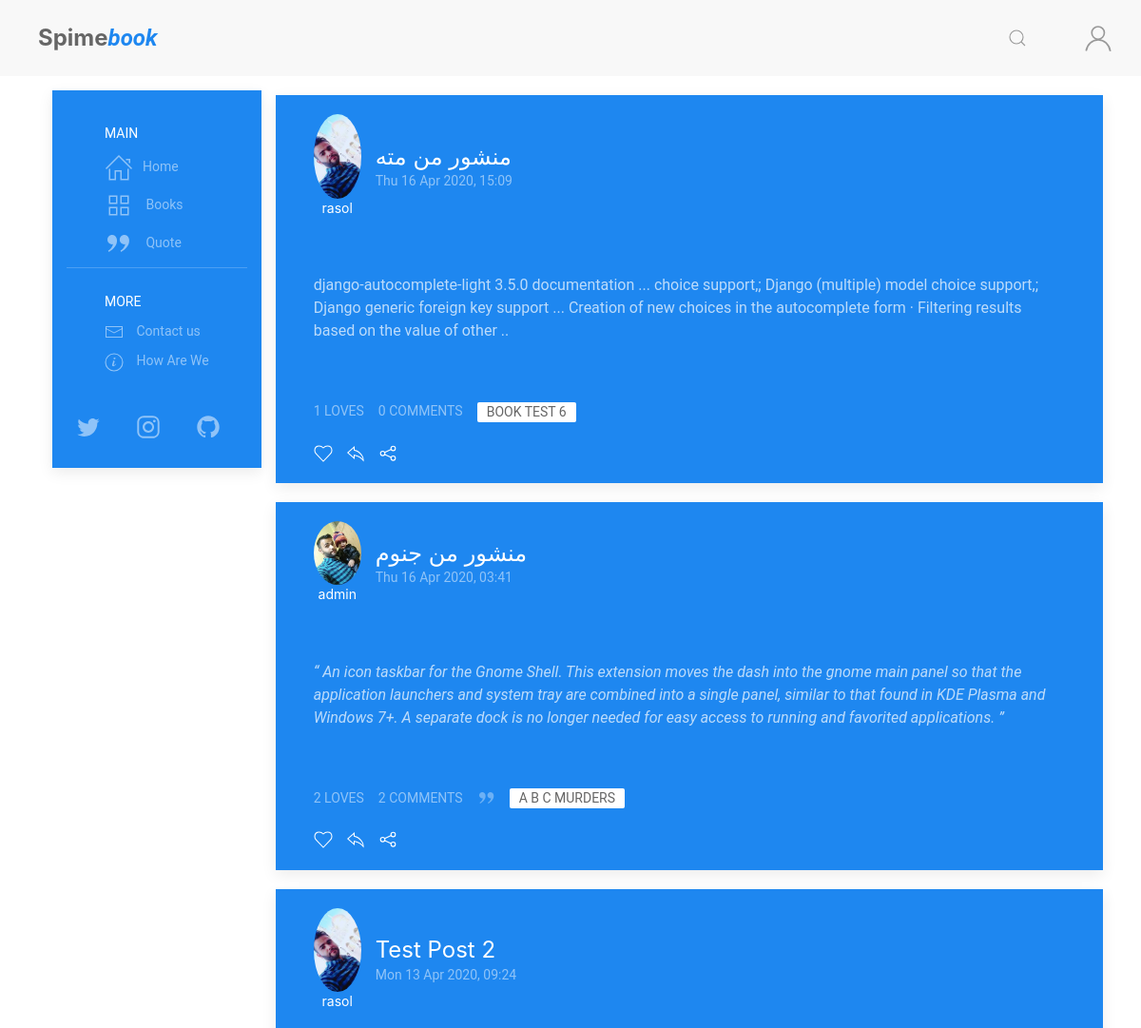
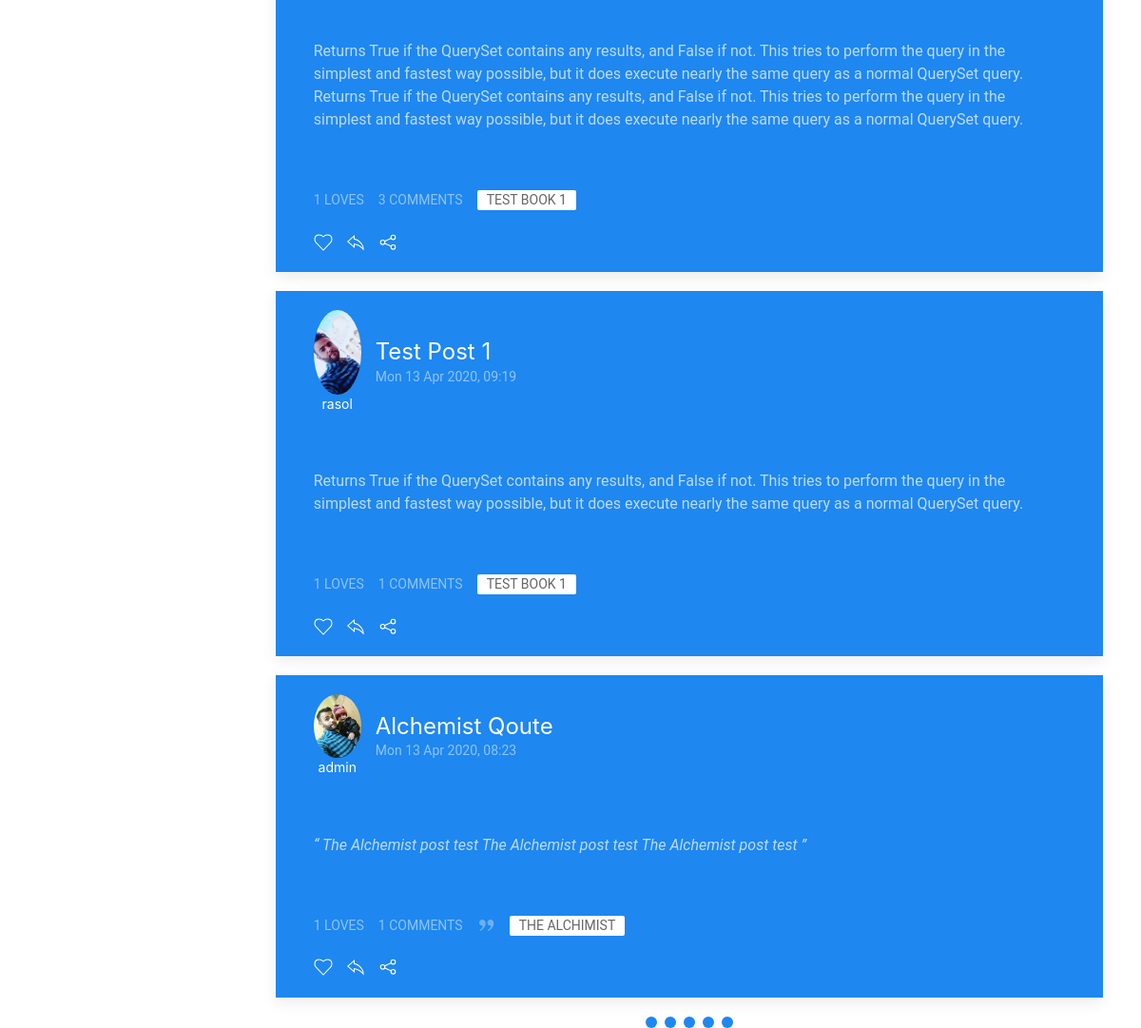
Before: / with the older database file (2 pictures, top to bottom).
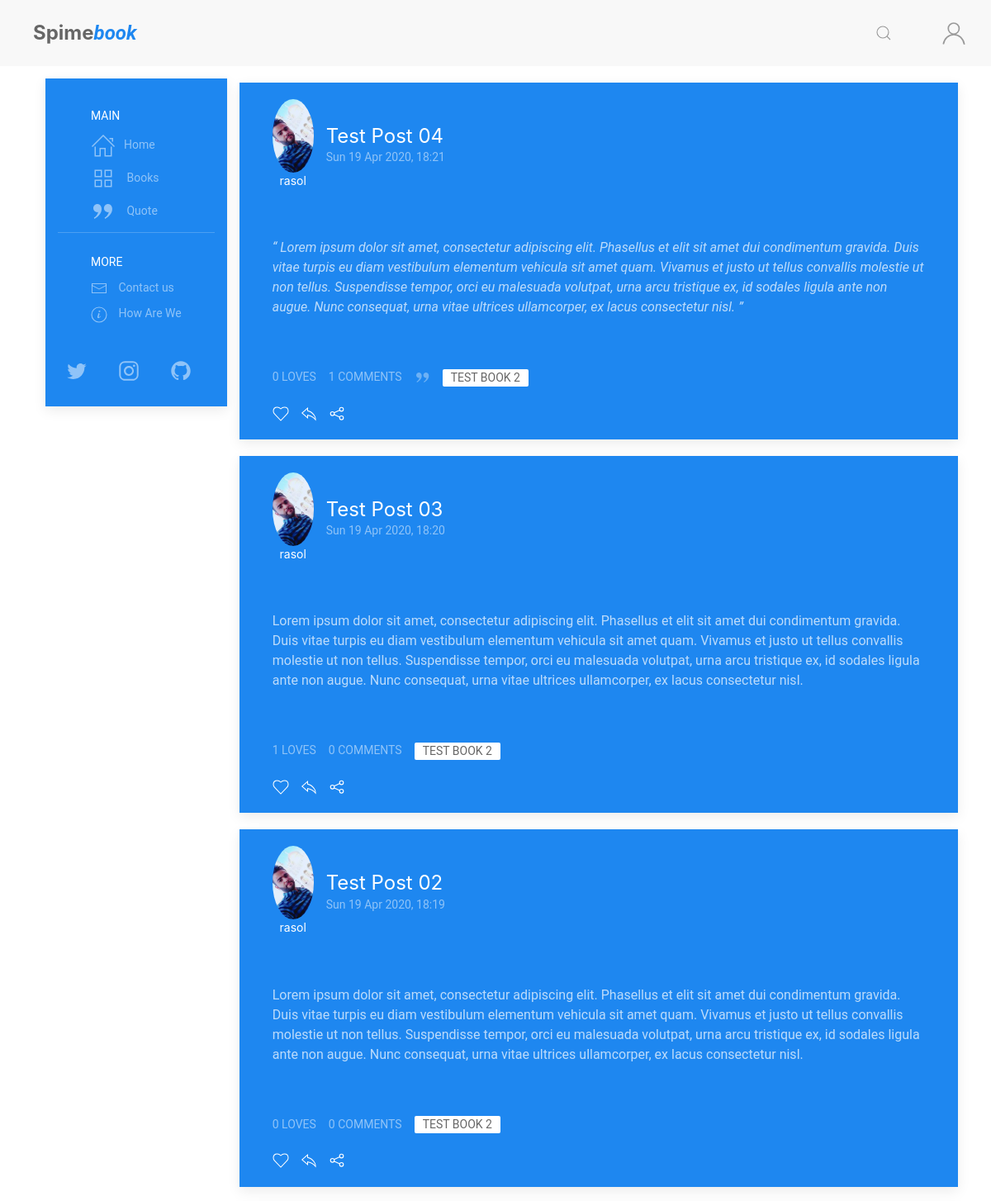
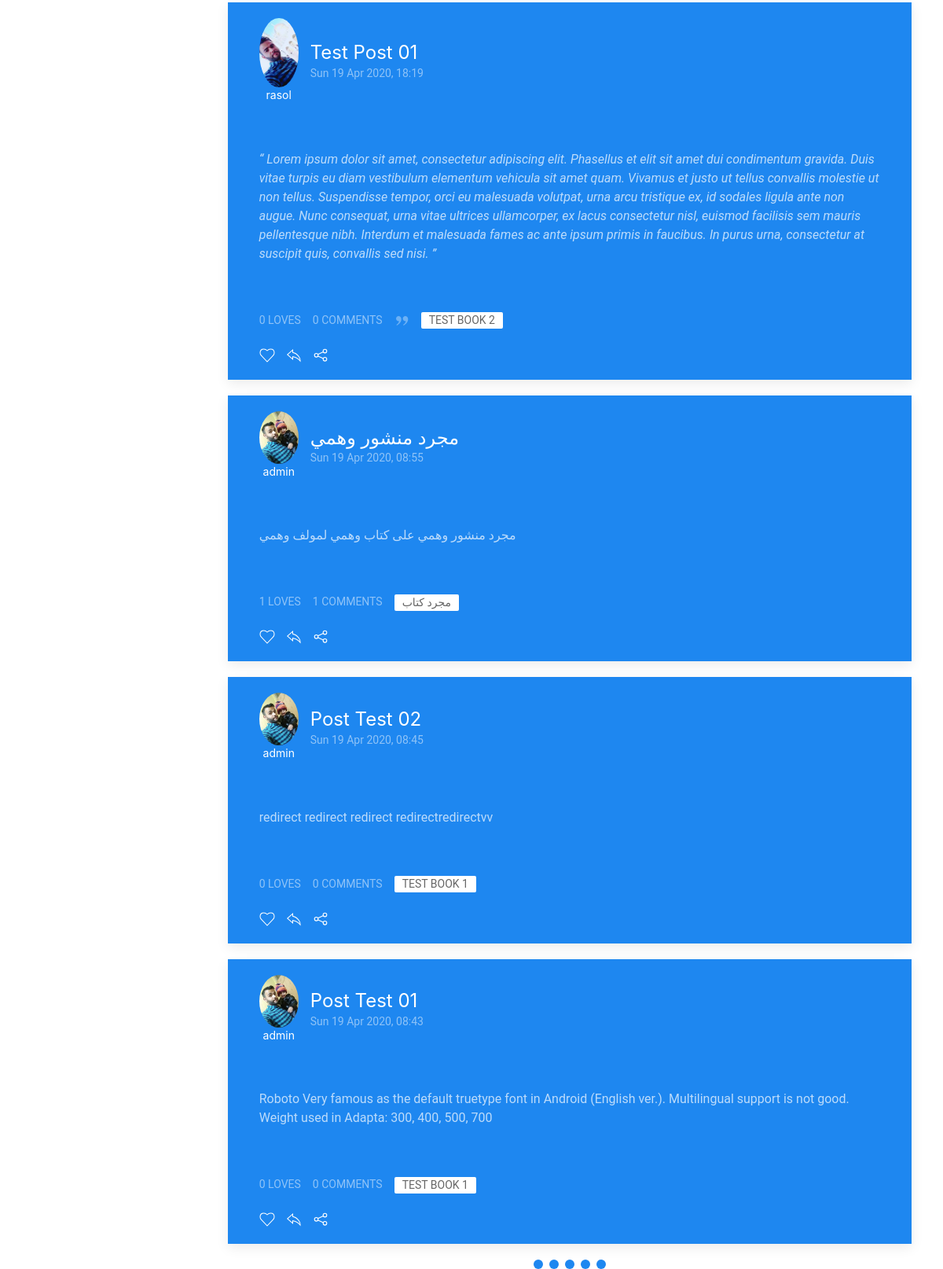
After: the same page with the newer database file (2 pictures, top to bottom).
### posts/models.py (models this page shows, shortened)
class Post(models.Model):
    POST_TYPE = [
        ('Q', 'Quote'),
        ('R', 'Reviw'),
        ('P', 'Post'),
    ]
    title = models.CharField(max_length=120, default='')
    user = models.ForeignKey(User, on_delete=models.CASCADE)
    post_date = models.DateTimeField(default=timezone.now)
    post_edit_date = models.DateTimeField(auto_now=timezone.now)
    content = models.TextField(default='')
    post_type = models.CharField(
        max_length=1,
        choices=POST_TYPE,
        default='Psot')
    for_book = models.ForeignKey(Book, on_delete=models.CASCADE)
    archived = models.BooleanField(default=False)
    class Meta:
        ordering = ["-post_date"]

class Comment(models.Model):
    user = models.ForeignKey(User, on_delete=models.CASCADE)
    comment = models.CharField(max_length=300)
    comment_date = models.DateTimeField(auto_now_add=True)
    post = models.ForeignKey(
        Post, on_delete=models.CASCADE, related_name='comments')

### users/models.py (models this page shows, shortened)
class Profile(models.Model):
    user = models.OneToOneField(
        User, on_delete=models.CASCADE, primary_key=True, related_name='profile')
    picture = models.ImageField(
        upload_to='users/Profiles/', blank=True, null=True, default='user.png')
    bio = models.CharField(max_length=221, blank=True, null=True)
    loves = models.ManyToManyField(
        Post, related_name='loves', blank=True)
    books = models.ManyToManyField(
        Book, related_name='books', blank=True)

### books/models.py (models this page shows, shortened)
class Book(models.Model):
    book_type = [
        ('Book', 'Book'),
        ('Novel', 'Novel')
    ]
    title = models.CharField(max_length=255)
    book_image = models.ImageField(
        upload_to='books/cover/', default='book.jpg')
    author = models.ForeignKey(Author, on_delete=models.CASCADE)
    publish_date = models.DateField(default=timezone.now)
    genres = models.ManyToManyField(Genres, related_name='genres')
    book_Bio = models.TextField(default='')
    book_or_Novel = models.CharField(
        max_length=5, choices=book_type, default='1')
    def __str__(self):
        return self.title

### posts/views.py (the view)
# urls.py: path('', views.blog, name='blog-home')
def home(request):
    all_posts = Post.objects.filter(archived=False)
    comment_form = AddCommentForm()
    page = request.GET.get('page', 1)
    paginator = Paginator(all_posts, 7)
    try:
        posts = paginator.page(page)
    except PageNotAnInteger:
        posts = paginator.page(1)
    except EmptyPage:
        posts = paginator.page(paginator.num_pages)
    context = {
        'title': 'Spimebook, a site for readers',
        'posts': posts,
        'comment_form': comment_form,
    }
    return render(request, 'posts/index.html', context)

### posts/templatetags/posts_extra.py (called while the page is built)
@register.inclusion_tag('posts/reaction_bar.html')
def reaction_bar(post_id, user):
    target_post = Post.objects.get(id=post_id)
    comment_form = AddCommentForm()
    context = {
        'user': user,
        'post': target_post,
        'comment': target_post,
        'comment_form': comment_form,
    }
    return context

### posts/templates/posts/index.html (shortened to what this page needs)
{% extends "posts/base.html" %}
{% load static %}
{% load posts_extra %}
{% block content %}
{% for post in posts %}
<div class="uk-card uk-card-primary uk-margin uk-width-1-1 infinite-item">
    <div class="uk-card-header">
        <div class="uk-grid-small uk-flex-middle" uk-grid>
            <div class="uk-width-auto">
                <a href="{% url 'user-profile' post.user %}">
                    <img class="uk-border-circle" width="50" height="50" src="{{post.user.profile.picture.url}}"
                        alt="{{post.user.profile.picture.url}}"">
                    <br>
                    <h6 class=" uk-margin-remove uk-width-expand uk-text-center">
                    {{post.user}}
                    </h6>
                </a>
            </div>
            <div class="uk-width-expand">
                <a href="{% url 'post' post.id %}">
                    <h3 class="uk-card-title uk-margin-remove-bottom">{{post.title}}</h3>
                </a>
                <p class="uk-text-meta uk-margin-remove-top"><time
                        datetime="2016-04-01T19:00">{{post.post_date|date:"D d M Y, H:i"}}</time>
                </p>
            </div>
        </div>
    </div>
    <div class="uk-card-body uk-padding">
        {% if post.post_type == "Q" %}
        <q class="">
            {{ post.content }}
        </q>
        {% else %}
        <p class="">
            {{ post.content }}
        </p>
        {% endif %}
    </div>
    <div class="uk-card-footer">
        {% reaction_bar post.id user %}
    </div>
</div>
{% endfor %}
<div class="loading-more-post" style="display: block;">
    <div class="loading-more-post">
        <span></span>
        <span></span>
        <span></span>
        <span></span>
        <span></span>
    </div>
</div>
{% endblock content %}

### posts/templates/posts/reaction_bar.html (shortened to what this page needs)
<div class="uk-flex uk-grid-small" uk-grid>
    <div class="uk-flex uk-grid-small" uk-grid>
        <div>
            <span class="uk-button uk-button-text uk-text-meta">{{post.loves.count}} loves</span>
        </div>
        <div class="uk-margin-small-bottom">
            <a href="#post-comment-{{post.id}}" class="uk-button uk-button-text uk-text-meta"
                uk-toggle>{{post.comments.all|length}} Comments</a>
        </div>
    </div>
    <div class="tags uk-margin-bottom ">
        {% if post.post_type == "Q" %}
        <span class="uk-icon uk-margin-small-right" uk-icon="quote-right"></span>
        {% endif %}
        <a href="{% url 'book' post.for_book.id %}" class="uk-label">{{ post.for_book }}</a>
    </div>
</div>
<div class="reaction">
    {% if user.is_authenticated %}
    <span>
        <a class="uk-icon uk-margin-small-right" id="love-post" data-post="{% url 'love' post.id %}"
            uk-icon="icon: heart"></a>
    </span>
    <span>
        <a href="#" class="uk-icon uk-margin-small-right" uk-icon="icon: reply"
            uk-toggle="target: #add-reply-{{post.id}}; animation: uk-animation-slide-top-small" type="button"></a>
    </span>
    {% else %}
    <span uk-tooltip="Log In First">
        <a class="uk-icon uk-margin-small-right" uk-icon="icon: heart"></a>
    </span>
    <span uk-tooltip="Log In First">
        <a class="uk-icon uk-margin-small-right" uk-icon="icon: reply" type="button"></a>
    </span>
    {% endif %}
    <span>
        <a href="#share-modal" class="uk-icon uk-margin-small-right" uk-icon="icon: social" uk-toggle></a>
    </span>
</div>

Changed rows visible on the page:
no longer on this page (row unchanged): Post: user.profile.picture (picture), user "rasol", title "منشور من مته", post_date "Thu 16 Apr 2020, 15:09", content "django-autocomplete-light 3.5.0 documentation ... choice support,; Django (multiple) model choice support,; Django generic foreign key support ... Creation of new choices in the autocomplete form · Filtering results based on the value of other ..", loves.count "1", comments.all|length "0", for_book "BOOK TEST 6"
no longer on this page (row unchanged): Post: user.profile.picture (picture), user "admin", title "منشور من جنوم", post_date "Thu 16 Apr 2020, 03:41", content "An icon taskbar for the Gnome Shell. This extension moves the dash into the gnome main panel so that the application launchers and system tray are combined into a single panel, similar to that found in KDE Plasma and Windows 7+. A separate dock is no longer needed for easy access to running and favorited applications.", loves.count "2", comments.all|length "2", post_type "Q" (drawn), for_book "A B C MURDERS"
no longer on this page (row unchanged): Post: user.profile.picture (picture), user "rasol", title "Test Post 2", post_date "Mon 13 Apr 2020, 09:24", content "Returns True if the QuerySet contains any results, and False if not. This tries to perform the query in the simplest and fastest way possible, but it does execute nearly the same query as a normal QuerySet query. Returns True if the QuerySet contains any results, and False if not. This tries to perform the query in the simplest and fastest way possible, but it does execute nearly the same query as a normal QuerySet query.", loves.count "1", comments.all|length "3", for_book "TEST BOOK 1"
no longer on this page (row unchanged): Post: user.profile.picture (picture), user "rasol", title "Test Post 1", post_date "Mon 13 Apr 2020, 09:19", content "Returns True if the QuerySet contains any results, and False if not. This tries to perform the query in the simplest and fastest way possible, but it does execute nearly the same query as a normal QuerySet query.", loves.count "1", comments.all|length "1", for_book "TEST BOOK 1"
no longer on this page (row unchanged): Post: user.profile.picture (picture), user "admin", title "Alchemist Qoute", post_date "Mon 13 Apr 2020, 08:23", content "The Alchemist post test The Alchemist post test The Alchemist post test", loves.count "1", comments.all|length "1", post_type "Q" (drawn), for_book "THE ALCHIMIST"
added Post: user.profile.picture (picture), user "rasol", title "Test Post 04", post_date "Sun 19 Apr 2020, 18:21", content "Lorem ipsum dolor sit amet, consectetur adipiscing elit. Phasellus et elit sit amet dui condimentum gravida. Duis vitae turpis eu diam vestibulum elementum vehicula sit amet quam. Vivamus et justo ut tellus convallis molestie ut non tellus. Suspendisse tempor, orci eu malesuada volutpat, urna arcu tristique ex, id sodales ligula ante non augue. Nunc consequat, urna vitae ultrices ullamcorper, ex lacus consectetur nisl.", loves.count "0", comments.all|length "1", post_type "Q" (drawn), for_book "TEST BOOK 2"
added Post: user.profile.picture (picture), user "rasol", title "Test Post 03", post_date "Sun 19 Apr 2020, 18:20", content "Lorem ipsum dolor sit amet, consectetur adipiscing elit. Phasellus et elit sit amet dui condimentum gravida. Duis vitae turpis eu diam vestibulum elementum vehicula sit amet quam. Vivamus et justo ut tellus convallis molestie ut non tellus. Suspendisse tempor, orci eu malesuada volutpat, urna arcu tristique ex, id sodales ligula ante non augue. Nunc consequat, urna vitae ultrices ullamcorper, ex lacus consectetur nisl.", loves.count "1", comments.all|length "0", for_book "TEST BOOK 2"
added Post: user.profile.picture (picture), user "rasol", title "Test Post 02", post_date "Sun 19 Apr 2020, 18:19", content "Lorem ipsum dolor sit amet, consectetur adipiscing elit. Phasellus et elit sit amet dui condimentum gravida. Duis vitae turpis eu diam vestibulum elementum vehicula sit amet quam. Vivamus et justo ut tellus convallis molestie ut non tellus. Suspendisse tempor, orci eu malesuada volutpat, urna arcu tristique ex, id sodales ligula ante non augue. Nunc consequat, urna vitae ultrices ullamcorper, ex lacus consectetur nisl.", loves.count "0", comments.all|length "0", for_book "TEST BOOK 2"
added Post: user.profile.picture (picture), user "rasol", title "Test Post 01", post_date "Sun 19 Apr 2020, 18:19", content "Lorem ipsum dolor sit amet, consectetur adipiscing elit. Phasellus et elit sit amet dui condimentum gravida. Duis vitae turpis eu diam vestibulum elementum vehicula sit amet quam. Vivamus et justo ut tellus convallis molestie ut non tellus. Suspendisse tempor, orci eu malesuada volutpat, urna arcu tristique ex, id sodales ligula ante non augue. Nunc consequat, urna vitae ultrices ullamcorper, ex lacus consectetur nisl, euismod facilisis sem mauris pellentesque nibh. Interdum et malesuada fames ac ante ipsum primis in faucibus. In purus urna, consectetur at suscipit quis, convallis sed nisi.", loves.count "0", comments.all|length "0", post_type "Q" (drawn), for_book "TEST BOOK 2"
added Post: user.profile.picture (picture), user "admin", title "مجرد منشور وهمي", post_date "Sun 19 Apr 2020, 08:55", content "مجرد منشور وهمي على كتاب وهمي لمولف وهمي", loves.count "1", comments.all|length "1", for_book "مجرد كتاب"
added Post: user.profile.picture (picture), user "admin", title "Post Test 02", post_date "Sun 19 Apr 2020, 08:45", content "redirect redirect redirect redirectredirectvv", loves.count "0", comments.all|length "0", for_book "TEST BOOK 1"
added Post: user.profile.picture (picture), user "admin", title "Post Test 01", post_date "Sun 19 Apr 2020, 08:43", content "Roboto Very famous as the default truetype font in Android (English ver.). Multilingual support is not good. Weight used in Adapta: 300, 400, 500, 700", loves.count "0", comments.all|length "0", for_book "TEST BOOK 1"
